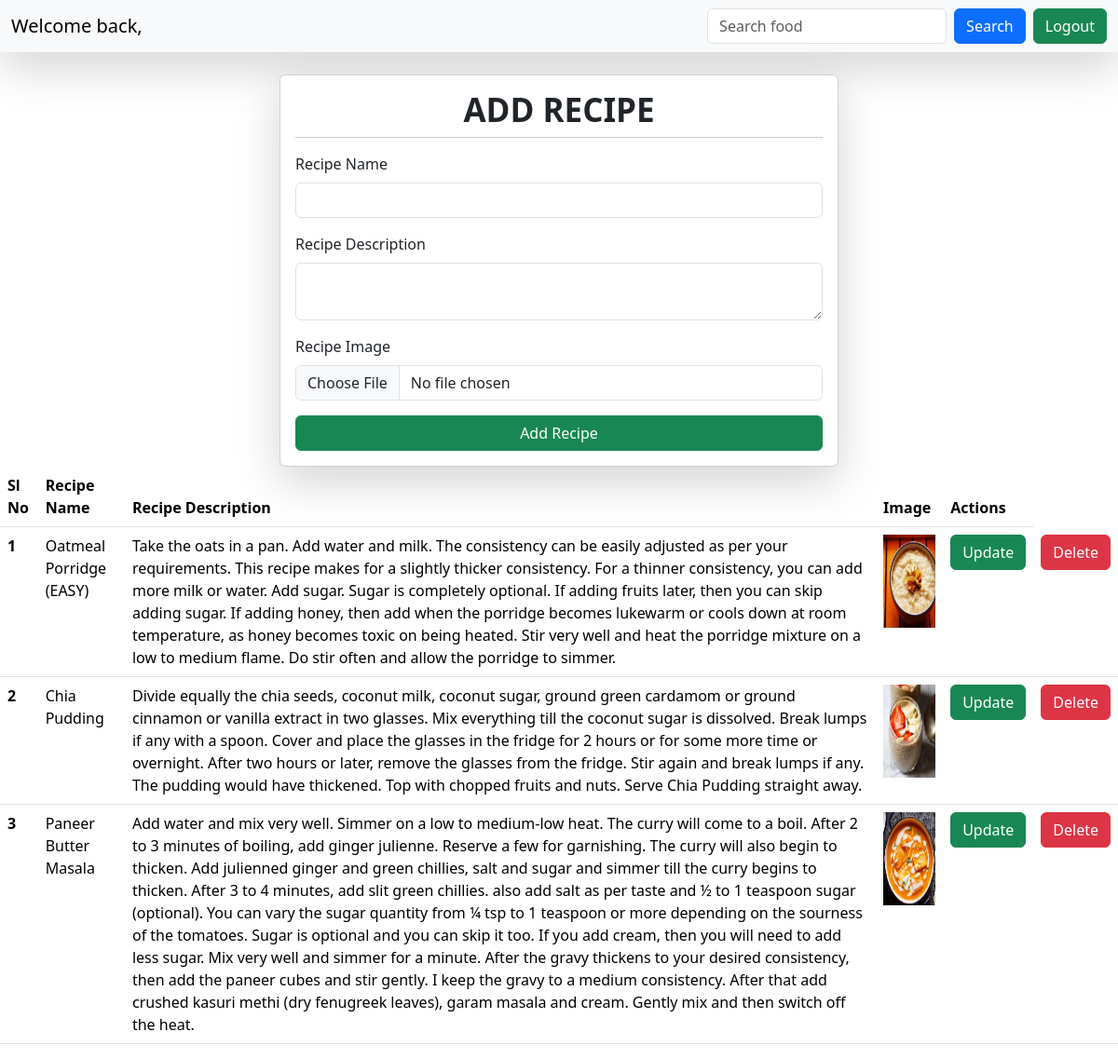
Page / (signed in) on the committed database.
### vege/models.py (models this page shows)
class Recipe(models.Model):
    user = models.ForeignKey(User, on_delete=models.SET_NULL,null=True,blank=True)
    recipe_name = models.CharField(max_length=100)
    recipe_description = models.TextField()
    recipe_image = models.ImageField(upload_to="recipe")

### vege/views.py (the view, shortened to what this page needs)
# urls.py: path('', recipes, name="recipes"),
@login_required(login_url="/login_user/")
def recipes(request):
    queryset = Recipe.objects.all()
    if request.GET.get('search_food'):
        queryset = Recipe.objects.filter(recipe_name__icontains = request.GET.get('search_food'))
    context = {'recipes':queryset}
    return render(request,'recipe.html',context)

### vege/templates/recipe.html (shortened to what this page needs)
{% extends "base.html" %}
{% block body %}
      <nav class="navbar bg-body-tertiary shadow-lg mb-4">
        <div class="container-fluid">
          <a class="navbar-brand">Welcome back,</a>
          <form class="d-flex" role="search">
            <input type="text" class="form-control" placeholder="Search food" name="search_food">
            <button type="submit" class="btn btn-primary mx-2">Search</button>
            <a href="/logout_user/" class="btn btn-success" type="submit">Logout</a>
          </form>
        </div>
      </nav>
    <form class="col-6 mx-auto card p-3 shadow-lg" method="POST" enctype="multipart/form-data">
        <h1 style="font-weight: bolder;font-size: 35px;" class="text-center">ADD RECIPE</h1>
    <hr class="mt-2">
        <div class="my-3">
          <label for="recipename" class="form-label">Recipe Name</label>
          <input type="text" class="form-control" name="recipe_name" required>
        </div>
        <div class="mb-3">
          <label for="recipeDescription" class="form-label">Recipe Description</label>
          <textarea class="form-control" name="recipe_description"></textarea>
        </div>
        <div class="mb-3">
            <label for="recipeImage" class="form-label">Recipe Image</label>
            <input type="file" name="recipe_image" class="form-control">
          </div>
        <button type="submit" class="btn btn-success">Add Recipe</button>
      </form>
      <table class="table">
        <thead>
          <tr>
            <th scope="col">Sl No</th>
            <th scope="col">Recipe Name</th>
            <th scope="col">Recipe Description</th>
            <th scope="col">Image</th>
            <th scope="col">Actions</th>
          </tr>
        </thead>
        <tbody>
          {% for recipe in recipes %}
          <tr>
            <th scope="row">{{forloop.counter}}</th>
            <td>{{recipe.recipe_name}}</td>
            <td>{{recipe.recipe_description}}</td>
            <td><img src="/media/{{recipe.recipe_image}}" style="height: 100px;"></td>
            <td><a href="/update_recipe/{{recipe.id}}" class="btn btn-success">Update</a></td>
            <td><a href="/delete_recipe/{{recipe.id}}" class="btn btn-danger">Delete</a></td>
          </tr>
          {% endfor %}
        </tbody>
      </table>
{% endblock body %}

### vege/templates/base.html (shortened to what this page needs)
<!doctype html>
<html lang="en">
  <head>
    <script src="https://cdn.tailwindcss.com"></script>
    <link href="https://cdn.jsdelivr.net/npm/bootstrap@5.3.3/dist/css/bootstrap.min.css" rel="stylesheet">
  </head>
  <body>
      {% block body %}{% endblock body %}
  </body>
</html>

### rows in the picture
Recipe: recipe_name "Oatmeal Porridge (EASY)", recipe_description "Take the oats in a pan. Add water and milk. The consistency can be easily adjusted as per your requirements. This recipe makes for a slightly thicker consistency. For a thinner consistency, you can add more milk or water. Add sugar. Sugar is completely optional. If adding fruits later, then you can skip adding sugar. If adding honey, then add when the porridge becomes lukewarm or cools down at room temperature, as honey becomes toxic on being heated. Stir very well and heat the porridge mixture on a low to medium flame. Do stir often and allow the porridge to simmer.", recipe_image (picture)
Recipe: recipe_name "Chia Pudding", recipe_description "Divide equally the chia seeds, coconut milk, coconut sugar, ground green cardamom or ground cinnamon or vanilla extract in two glasses. Mix everything till the coconut sugar is dissolved. Break lumps if any with a spoon. Cover and place the glasses in the fridge for 2 hours or for some more time or overnight. After two hours or later, remove the glasses from the fridge. Stir again and break lumps if any. The pudding would have thickened. Top with chopped fruits and nuts. Serve Chia Pudding straight away.", recipe_image (picture)
Recipe: recipe_name "Paneer Butter Masala", recipe_description "Add water and mix very well. Simmer on a low to medium-low heat. The curry will come to a boil. After 2 to 3 minutes of boiling, add ginger julienne. Reserve a few for garnishing. The curry will also begin to thicken. Add julienned ginger and green chillies, salt and sugar and simmer till the curry begins to thicken. After 3 to 4 minutes, add slit green chillies. also add salt as per taste and ½ to 1 teaspoon sugar (optional). You can vary the sugar quantity from ¼ tsp to 1 teaspoon or more depending on the sourness of the tomatoes. Sugar is optional and you can skip it too. If you add cream, then you will need to add less sugar. Mix very well and simmer for a minute. After the gravy…", recipe_image (picture)
